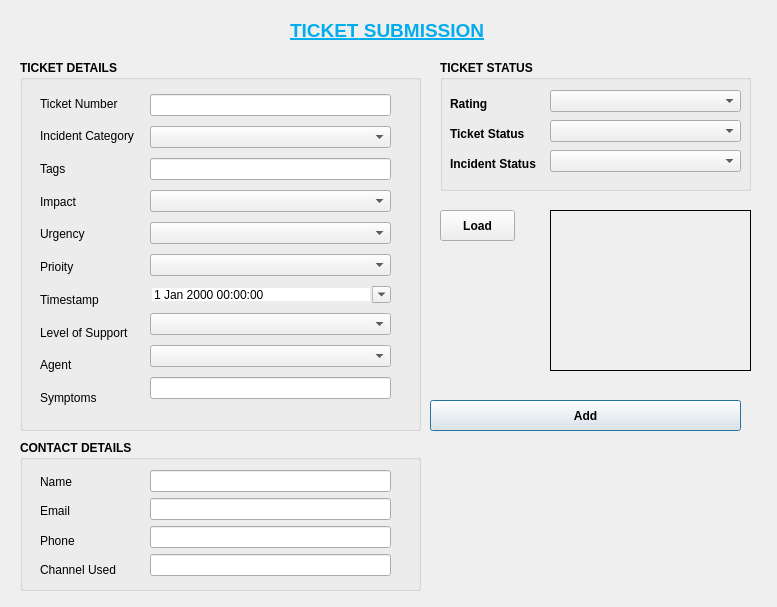
<?xml version="1.0" encoding="UTF-8"?>
<ui version="4.0">
 <class>addticketdialog</class>
 <widget class="QDialog" name="addticketdialog">
  <property name="geometry">
   <rect>
    <x>0</x>
    <y>0</y>
    <width>777</width>
    <height>607</height>
   </rect>
  </property>
  <property name="windowTitle">
   <string>Ticket Submission</string>
  </property>
  <property name="windowIcon">
   <iconset resource="images.qrc">
    <normaloff>:/new/res/images/BitTicketLogo.png</normaloff>:/new/res/images/BitTicketLogo.png</iconset>
  </property>
  <widget class="QGroupBox" name="groupBox_2">
   <property name="geometry">
    <rect>
     <x>20</x>
     <y>440</y>
     <width>401</width>
     <height>151</height>
    </rect>
   </property>
   <property name="font">
    <font>
     <weight>75</weight>
     <bold>true</bold>
    </font>
   </property>
   <property name="title">
    <string>CONTACT DETAILS</string>
   </property>
   <widget class="QWidget" name="layoutWidget_5">
    <property name="geometry">
     <rect>
      <x>20</x>
      <y>30</y>
      <width>101</width>
      <height>111</height>
     </rect>
    </property>
    <layout class="QVBoxLayout" name="verticalLayout_5">
     <item>
      <widget class="QLabel" name="lb_name_2">
       <property name="font">
        <font>
         <weight>50</weight>
         <bold>false</bold>
        </font>
       </property>
       <property name="text">
        <string>Name</string>
       </property>
      </widget>
     </item>
     <item>
      <widget class="QLabel" name="lb_email_2">
       <property name="font">
        <font>
         <weight>50</weight>
         <bold>false</bold>
        </font>
       </property>
       <property name="text">
        <string>Email</string>
       </property>
      </widget>
     </item>
     <item>
      <widget class="QLabel" name="lb_phone_2">
       <property name="font">
        <font>
         <weight>50</weight>
         <bold>false</bold>
        </font>
       </property>
       <property name="text">
        <string>Phone</string>
       </property>
      </widget>
     </item>
     <item>
      <widget class="QLabel" name="label_4">
       <property name="font">
        <font>
         <weight>50</weight>
         <bold>false</bold>
        </font>
       </property>
       <property name="text">
        <string>Channel Used</string>
       </property>
      </widget>
     </item>
    </layout>
   </widget>
   <widget class="QWidget" name="layoutWidget_6">
    <property name="geometry">
     <rect>
      <x>130</x>
      <y>30</y>
      <width>241</width>
      <height>108</height>
     </rect>
    </property>
    <layout class="QVBoxLayout" name="verticalLayout_6">
     <item>
      <widget class="QLineEdit" name="lineEdit_13">
       <property name="font">
        <font>
         <weight>50</weight>
         <bold>false</bold>
        </font>
       </property>
      </widget>
     </item>
     <item>
      <widget class="QLineEdit" name="lineEdit_14">
       <property name="font">
        <font>
         <weight>50</weight>
         <bold>false</bold>
        </font>
       </property>
      </widget>
     </item>
     <item>
      <widget class="QLineEdit" name="lineEdit_15">
       <property name="font">
        <font>
         <weight>50</weight>
         <bold>false</bold>
        </font>
       </property>
      </widget>
     </item>
     <item>
      <widget class="QLineEdit" name="txtRating_2">
       <property name="font">
        <font>
         <weight>50</weight>
         <bold>false</bold>
        </font>
       </property>
      </widget>
     </item>
    </layout>
   </widget>
  </widget>
  <widget class="QGroupBox" name="groupBox">
   <property name="geometry">
    <rect>
     <x>20</x>
     <y>60</y>
     <width>401</width>
     <height>371</height>
    </rect>
   </property>
   <property name="font">
    <font>
     <weight>75</weight>
     <bold>true</bold>
    </font>
   </property>
   <property name="title">
    <string>TICKET DETAILS</string>
   </property>
   <widget class="QWidget" name="layoutWidget_7">
    <property name="geometry">
     <rect>
      <x>20</x>
      <y>30</y>
      <width>105</width>
      <height>321</height>
     </rect>
    </property>
    <layout class="QVBoxLayout" name="verticalLayout_7">
     <item>
      <widget class="QLabel" name="lb_ticket_num_2">
       <property name="font">
        <font>
         <weight>50</weight>
         <bold>false</bold>
        </font>
       </property>
       <property name="text">
        <string>Ticket Number</string>
       </property>
      </widget>
     </item>
     <item>
      <widget class="QLabel" name="lb_incident_cat_2">
       <property name="font">
        <font>
         <weight>50</weight>
         <bold>false</bold>
        </font>
       </property>
       <property name="text">
        <string>Incident Category</string>
       </property>
      </widget>
     </item>
     <item>
      <widget class="QLabel" name="lb_tags_2">
       <property name="font">
        <font>
         <weight>50</weight>
         <bold>false</bold>
        </font>
       </property>
       <property name="text">
        <string>Tags</string>
       </property>
      </widget>
     </item>
     <item>
      <widget class="QLabel" name="lb_impact_2">
       <property name="font">
        <font>
         <weight>50</weight>
         <bold>false</bold>
        </font>
       </property>
       <property name="text">
        <string>Impact</string>
       </property>
      </widget>
     </item>
     <item>
      <widget class="QLabel" name="lb_urgency_2">
       <property name="font">
        <font>
         <weight>50</weight>
         <bold>false</bold>
        </font>
       </property>
       <property name="text">
        <string>Urgency</string>
       </property>
      </widget>
     </item>
     <item>
      <widget class="QLabel" name="lb_priority_2">
       <property name="font">
        <font>
         <weight>50</weight>
         <bold>false</bold>
        </font>
       </property>
       <property name="text">
        <string>Prioity</string>
       </property>
      </widget>
     </item>
     <item>
      <widget class="QLabel" name="lb_timestamp_2">
       <property name="font">
        <font>
         <weight>50</weight>
         <bold>false</bold>
        </font>
       </property>
       <property name="text">
        <string>Timestamp</string>
       </property>
      </widget>
     </item>
     <item>
      <widget class="QLabel" name="lb_level_support_2">
       <property name="font">
        <font>
         <weight>50</weight>
         <bold>false</bold>
        </font>
       </property>
       <property name="text">
        <string>Level of Support</string>
       </property>
      </widget>
     </item>
     <item>
      <widget class="QLabel" name="label_2">
       <property name="font">
        <font>
         <weight>50</weight>
         <bold>false</bold>
        </font>
       </property>
       <property name="text">
        <string>Agent</string>
       </property>
      </widget>
     </item>
     <item>
      <widget class="QLabel" name="lb_symptoms_3">
       <property name="font">
        <font>
         <weight>50</weight>
         <bold>false</bold>
        </font>
       </property>
       <property name="text">
        <string>Symptoms</string>
       </property>
      </widget>
     </item>
    </layout>
   </widget>
   <widget class="QWidget" name="layoutWidget_8">
    <property name="geometry">
     <rect>
      <x>130</x>
      <y>30</y>
      <width>241</width>
      <height>321</height>
     </rect>
    </property>
    <layout class="QVBoxLayout" name="verticalLayout_8">
     <item>
      <widget class="QLineEdit" name="lineEdit_2">
       <property name="font">
        <font>
         <weight>50</weight>
         <bold>false</bold>
        </font>
       </property>
      </widget>
     </item>
     <item>
      <widget class="QComboBox" name="comboBox_7">
       <property name="font">
        <font>
         <weight>50</weight>
         <bold>false</bold>
        </font>
       </property>
      </widget>
     </item>
     <item>
      <widget class="QLineEdit" name="lineEdittags">
       <property name="font">
        <font>
         <weight>50</weight>
         <bold>false</bold>
        </font>
       </property>
      </widget>
     </item>
     <item>
      <widget class="QComboBox" name="comboBox_9">
       <property name="font">
        <font>
         <weight>50</weight>
         <bold>false</bold>
        </font>
       </property>
      </widget>
     </item>
     <item>
      <widget class="QComboBox" name="comboBox_10">
       <property name="font">
        <font>
         <weight>50</weight>
         <bold>false</bold>
        </font>
       </property>
      </widget>
     </item>
     <item>
      <widget class="QComboBox" name="comboBox_11">
       <property name="font">
        <font>
         <weight>50</weight>
         <bold>false</bold>
        </font>
       </property>
      </widget>
     </item>
     <item>
      <widget class="QDateTimeEdit" name="dateTimeEdit_2">
       <property name="font">
        <font>
         <weight>50</weight>
         <bold>false</bold>
        </font>
       </property>
       <property name="wrapping">
        <bool>true</bool>
       </property>
       <property name="frame">
        <bool>false</bool>
       </property>
       <property name="calendarPopup">
        <bool>true</bool>
       </property>
      </widget>
     </item>
     <item>
      <widget class="QComboBox" name="comboBox_12">
       <property name="font">
        <font>
         <weight>50</weight>
         <bold>false</bold>
        </font>
       </property>
      </widget>
     </item>
     <item>
      <widget class="QComboBox" name="comboBox"/>
     </item>
     <item>
      <widget class="QLineEdit" name="txtSymptoms1">
       <property name="font">
        <font>
         <weight>50</weight>
         <bold>false</bold>
        </font>
       </property>
      </widget>
     </item>
    </layout>
   </widget>
  </widget>
  <widget class="QLabel" name="label">
   <property name="geometry">
    <rect>
     <x>290</x>
     <y>20</y>
     <width>221</width>
     <height>21</height>
    </rect>
   </property>
   <property name="font">
    <font>
     <pointsize>14</pointsize>
     <weight>75</weight>
     <bold>true</bold>
     <underline>true</underline>
    </font>
   </property>
   <property name="styleSheet">
    <string notr="true">color: rgb(2, 173, 237);</string>
   </property>
   <property name="text">
    <string>TICKET SUBMISSION</string>
   </property>
  </widget>
  <widget class="QPushButton" name="pushButton">
   <property name="geometry">
    <rect>
     <x>430</x>
     <y>400</y>
     <width>311</width>
     <height>31</height>
    </rect>
   </property>
   <property name="font">
    <font>
     <weight>75</weight>
     <bold>true</bold>
    </font>
   </property>
   <property name="text">
    <string>Add</string>
   </property>
  </widget>
  <widget class="QLabel" name="label_3">
   <property name="geometry">
    <rect>
     <x>-90</x>
     <y>-50</y>
     <width>281</width>
     <height>211</height>
    </rect>
   </property>
   <property name="styleSheet">
    <string notr="true">image: url(:/new/res/images/BitTicketLogoback.png);</string>
   </property>
   <property name="text">
    <string/>
   </property>
  </widget>
  <widget class="QGroupBox" name="groupBox_3">
   <property name="geometry">
    <rect>
     <x>440</x>
     <y>60</y>
     <width>311</width>
     <height>131</height>
    </rect>
   </property>
   <property name="font">
    <font>
     <weight>75</weight>
     <bold>true</bold>
    </font>
   </property>
   <property name="title">
    <string>TICKET STATUS</string>
   </property>
   <widget class="QComboBox" name="comboBox_TS">
    <property name="geometry">
     <rect>
      <x>110</x>
      <y>60</y>
      <width>191</width>
      <height>22</height>
     </rect>
    </property>
    <property name="font">
     <font>
      <weight>50</weight>
      <bold>false</bold>
     </font>
    </property>
   </widget>
   <widget class="QComboBox" name="comboBox_IS">
    <property name="geometry">
     <rect>
      <x>110</x>
      <y>90</y>
      <width>191</width>
      <height>22</height>
     </rect>
    </property>
    <property name="font">
     <font>
      <weight>50</weight>
      <bold>false</bold>
     </font>
    </property>
   </widget>
   <widget class="QLabel" name="lb_incident_cat_3">
    <property name="geometry">
     <rect>
      <x>10</x>
      <y>30</y>
      <width>51</width>
      <height>27</height>
     </rect>
    </property>
    <property name="text">
     <string>Rating</string>
    </property>
   </widget>
   <widget class="QLabel" name="lb_Ticket_Status">
    <property name="geometry">
     <rect>
      <x>10</x>
      <y>60</y>
      <width>81</width>
      <height>27</height>
     </rect>
    </property>
    <property name="text">
     <string>Ticket Status</string>
    </property>
   </widget>
   <widget class="QLabel" name="lb_Incident_Status">
    <property name="geometry">
     <rect>
      <x>10</x>
      <y>90</y>
      <width>91</width>
      <height>27</height>
     </rect>
    </property>
    <property name="text">
     <string>Incident Status</string>
    </property>
   </widget>
   <widget class="QComboBox" name="comboBox_R">
    <property name="geometry">
     <rect>
      <x>110</x>
      <y>30</y>
      <width>191</width>
      <height>22</height>
     </rect>
    </property>
   </widget>
  </widget>
  <widget class="QPushButton" name="pushButton_2">
   <property name="geometry">
    <rect>
     <x>440</x>
     <y>210</y>
     <width>75</width>
     <height>31</height>
    </rect>
   </property>
   <property name="font">
    <font>
     <weight>75</weight>
     <bold>true</bold>
    </font>
   </property>
   <property name="text">
    <string>Load</string>
   </property>
  </widget>
  <widget class="QLabel" name="lblImage">
   <property name="geometry">
    <rect>
     <x>550</x>
     <y>210</y>
     <width>201</width>
     <height>161</height>
    </rect>
   </property>
   <property name="frameShape">
    <enum>QFrame::Panel</enum>
   </property>
   <property name="text">
    <string/>
   </property>
  </widget>
  <zorder>label_3</zorder>
  <zorder>groupBox_2</zorder>
  <zorder>groupBox</zorder>
  <zorder>label</zorder>
  <zorder>pushButton</zorder>
  <zorder>groupBox_3</zorder>
  <zorder>pushButton_2</zorder>
  <zorder>lblImage</zorder>
 </widget>
 <resources>
  <include location="images.qrc"/>
 </resources>
 <connections/>
</ui>
